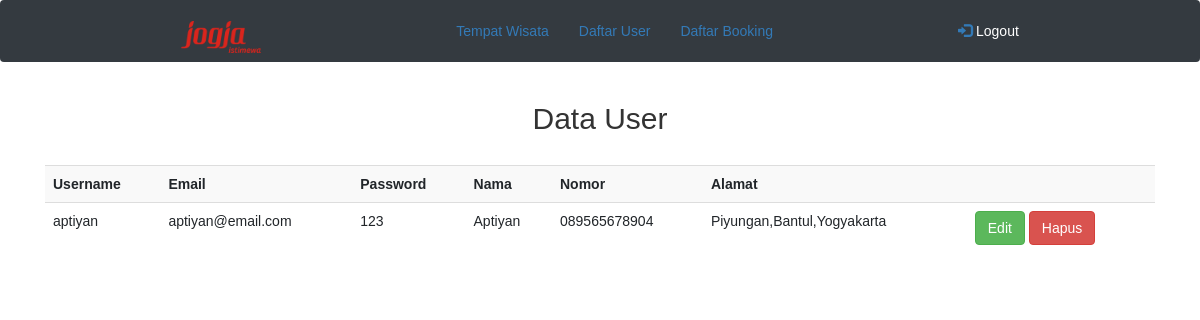
The page /admin_user.php (signed in) on the database its author committed.
### tables this page shows
CREATE TABLE `user` (
  `username` varchar(20) NOT NULL,
  `email` varchar(20) NOT NULL,
  `password` varchar(15) NOT NULL,
  `nama` varchar(60) NOT NULL,
  `nomor` varchar(14) NOT NULL,
  `alamat` varchar(256) NOT NULL
);

### admin_user.php (the view, shortened to what this page needs)
<!DOCTYPE html>
<html>
<head>
	<link rel="stylesheet" href="https://stackpath.bootstrapcdn.com/bootstrap/4.3.1/css/bootstrap.min.css">
	<link rel="stylesheet" href="https://maxcdn.bootstrapcdn.com/bootstrap/3.4.0/css/bootstrap.min.css">
	<link rel="stylesheet" href="style.css">
</head>
<body>
  	<?php
		include 'koneksi.php';
		$query = "select * from user";
		$result = mysqli_query($koneksi,$query);
	?>
  	<nav class="navbar navbar-expand-sm bg-dark navbar-dark sticky-top">
	<div class="container-fluid">
		<a class="navbar-brand" href="admin_home.php"><img src="images/logo.png" alt="logo" style="width:80px;"></a>
    <ul class="nav navbar-nav">
      <li class="active"><a href="admin_wisata.php">Tempat Wisata</a></li>
      <li><a href="admin_user.php">Daftar User</a></li>
      <li><a href="admin_booking.php">Daftar Booking</a></li>
    </ul>
    <ul class="nav navbar-nav navbar-right">
      <li><a href="logout.php"><span class="glyphicon glyphicon-log-in"></span><font color="white"> Logout</font></a></li>
    </ul>
  	</div>
	</nav>
	<div class="container">
		<center><h2>Data User</font></h2></center>
		<br>
		<table class="table table-striped">
			<tr>
				<th>Username</th>
				<th>Email</th>
				<th>Password</th>
				<th>Nama</th>
				<th>Nomor</th>
				<th>Alamat</th>
				<th></th>
			</tr>
			<?php
				while ($data = mysqli_fetch_array($result)) {
			?>
			<tr>
				<td><?php echo $data['username']; ?></td>
				<td><?php echo $data['email']; ?></td>
				<td><?php echo $data['password']; ?></td>
				<td><?php echo $data['nama']; ?></td>
				<td><?php echo $data['nomor']; ?></td>
				<td><?php echo $data['alamat']; ?></td>
				<td><a href="admin_form_edit_user.php?username=<?php echo $data['username'] ?>" class="btn btn-success">Edit</a>
					<a href="admin_proses_hapus_user.php?username=<?php echo $data['username'] ?>" class="btn btn-danger">Hapus</a></td>
			</tr>
			<?php
			}
			?>
		</table>
	</div>
</body>
</html>

### style.css (style rules this page uses)
body { font-family: sans-serif; }

### rows shown on the page
user: username "aptiyan", email "aptiyan@email.com", password "123", nama "Aptiyan", nomor "089565678904", alamat "Piyungan,Bantul,Yogyakarta"
